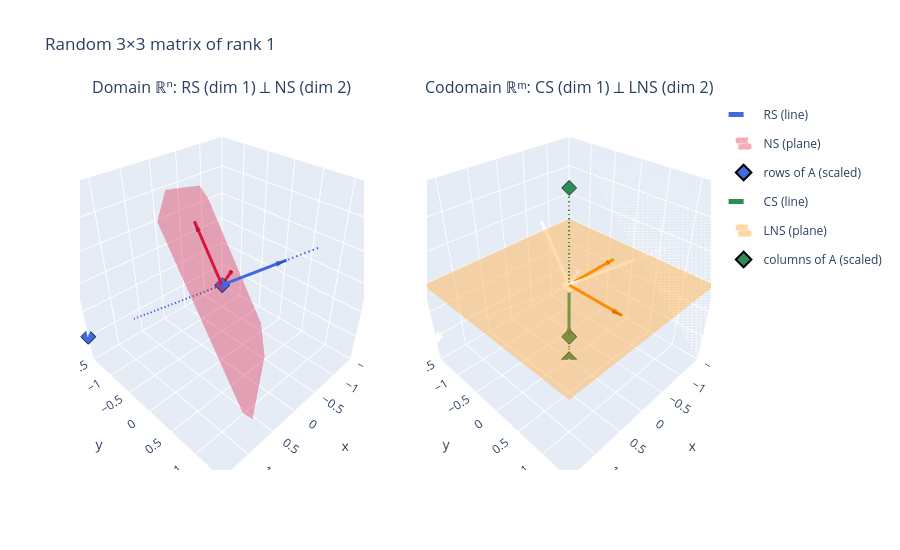
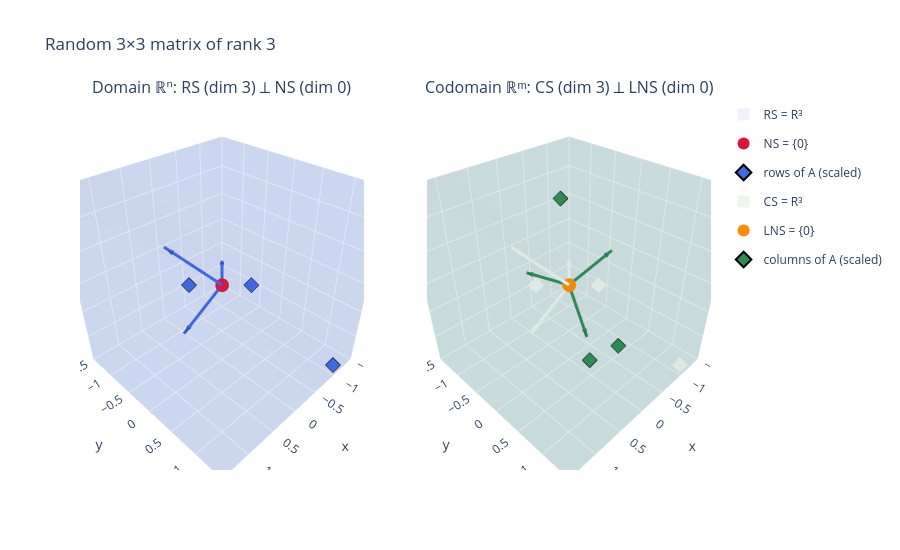

The notebook cell saved with these charts, in order:
### Markdown cell above
---
### Explore: change the rank to 1 and to 3

Before running: which subspaces do you expect to **grow**, **shrink** or **disappear** (become $\{0\}$)?

- Rank 1: RS and CS shrink into a line. NS and LNS grow to a plane
- Rank 3: Full rank matrix. The NS and LNS become {0}

### Code cell
for r in [1, 3]:
    A_r = random_matrix_of_rank(3, 3, r, seed=1)
    print(f"===== rank {r} =====")
    S_r = plot_four_subspaces(A_r, f"Random 3×3 matrix of rank {r}")
    verify(A_r, S_r)
    print()

### Figure 1 — Plotly figure (JSON) as saved in the notebook; plotly's stock layout.template omitted (floating-point values rounded to 4 significant figures)
{"data": [{"legendgroup": "RS", "line": {"color": "royalblue", "dash": "dash", "width": 4}, "mode": "lines", "name": "RS (line)", "scene": "scene", "type": "scatter3d", "x": [0.9594, -0.9594], "y": [-0.9594, 0.9594], "z": [-0.6396, 0.6396]}, {"legendgroup": "RS", "line": {"color": "royalblue", "width": 6}, "mode": "lines", "name": "RS", "scene": "scene", "showlegend": false, "type": "scatter3d", "x": [0, -0.6396], "y": [0, 0.6396], "z": [0, 0.4264]}, {"anchor": "tip", "colorscale": [[0, "royalblue"], [1, "royalblue"]], "hoverinfo": "skip", "legendgroup": "RS", "scene": "scene", "showlegend": false, "showscale": false, "sizemode": "absolute", "sizeref": 0.15, "type": "cone", "u": [-0.6396], "v": [0.6396], "w": [0.4264], "x": [-0.6396], "y": [0.6396], "z": [0.4264]}, {"colorscale": [[0, "crimson"], [1, "crimson"]], "legendgroup": "NS", "name": "NS (plane)", "opacity": 0.35, "scene": "scene", "showlegend": true, "showscale": false, "type": "surface", "x": [[1.153, 1.153], [-1.153, -1.153]], "y": [[1.63, -0.03378], [0.03378, -1.63]], "z": [[-0.7159, 1.78], [-1.78, 0.7159]]}, {"legendgroup": "NS", "line": {"color": "crimson", "width": 6}, "mode": "lines", "name": "NS", "scene": "scene", "showlegend": false, "type": "scatter3d", "x": [0, 0], "y": [0, -0.5547], "z": [0, 0.8321]}, {"anchor": "tip", "colorscale": [[0, "crimson"], [1, "crimson"]], "hoverinfo": "skip", "legendgroup": "NS", "scene": "scene", "showlegend": false, "showscale": false, "sizemode": "absolute", "sizeref": 0.15, "type": "cone", "u": [0], "v": [-0.5547], "w": [0.8321], "x": [0], "y": [-0.5547], "z": [0.8321]}, {"legendgroup": "NS", "line": {"color": "crimson", "width": 6}, "mode": "lines", "name": "NS", "scene": "scene", "showlegend": false, "type": "scatter3d", "x": [0, -0.7687], "y": [0, -0.5322], "z": [0, -0.3548]}, {"anchor": "tip", "colorscale": [[0, "crimson"], [1, "crimson"]], "hoverinfo": "skip", "legendgroup": "NS", "scene": "scene", "showlegend": false, "showscale": false, "sizemode": "absolute", "sizeref": 0.15, "type": "cone", "u": [-0.7687], "v": [-0.5322], "w": [-0.3548], "x": [-0.7687], "y": [-0.5322], "z": [-0.3548]}, {"marker": {"color": "royalblue", "line": {"color": "black", "width": 1}, "size": 5, "symbol": "diamond"}, "mode": "markers", "name": "rows of A (scaled)", "scene": "scene", "type": "scatter3d", "x": [0.0, 0.0, 1.5], "y": [0.0, 0.0, -1.5], "z": [0.0, 0.0, -1.0]}, {"legendgroup": "CS", "line": {"color": "seagreen", "dash": "dash", "width": 4}, "mode": "lines", "name": "CS (line)", "scene": "scene2", "type": "scatter3d", "x": [-0.0, 0.0], "y": [-0.0, 0.0], "z": [1.5, -1.5]}, {"legendgroup": "CS", "line": {"color": "seagreen", "width": 6}, "mode": "lines", "name": "CS", "scene": "scene2", "showlegend": false, "type": "scatter3d", "x": [0, 0], "y": [0, 0], "z": [0, -1.0]}, {"anchor": "tip", "colorscale": [[0, "seagreen"], [1, "seagreen"]], "hoverinfo": "skip", "legendgroup": "CS", "scene": "scene2", "showlegend": false, "showscale": false, "sizemode": "absolute", "sizeref": 0.15, "type": "cone", "u": [0], "v": [0], "w": [-1.0], "x": [0], "y": [0], "z": [-1.0]}, {"colorscale": [[0, "darkorange"], [1, "darkorange"]], "legendgroup": "LNS", "name": "LNS (plane)", "opacity": 0.35, "scene": "scene2", "showlegend": true, "showscale": false, "type": "surface", "x": [[1.5, -1.5], [1.5, -1.5]], "y": [[-1.5, -1.5], [1.5, 1.5]], "z": [[-0.0, 0.0], [0.0, 0.0]]}, {"legendgroup": "LNS", "line": {"color": "darkorange", "width": 6}, "mode": "lines", "name": "LNS", "scene": "scene2", "showlegend": false, "type": "scatter3d", "x": [0, -1], "y": [0, 0], "z": [0, 0]}, {"anchor": "tip", "colorscale": [[0, "darkorange"], [1, "darkorange"]], "hoverinfo": "skip", "legendgroup": "LNS", "scene": "scene2", "showlegend": false, "showscale": false, "sizemode": "absolute", "sizeref": 0.15, "type": "cone", "u": [-1], "v": [0], "w": [0], "x": [-1], "y": [0], "z": [0]}, {"legendgroup": "LNS", "line": {"color": "darkorange", "width": 6}, "mode": "lines", "name": "LNS", "scene": "scene2", "showlegend": false, "type": "scatter3d", "x": [0, 0], "y": [0, 1.0], "z": [0, 0]}, {"anchor": "tip", "colorscale": [[0, "darkorange"], [1, "darkorange"]], "hoverinfo": "skip", "legendgroup": "LNS", "scene": "scene2", "showlegend": false, "showscale": false, "sizemode": "absolute", "sizeref": 0.15, "type": "cone", "u": [0], "v": [1.0], "w": [0], "x": [0], "y": [1.0], "z": [0]}, {"marker": {"color": "seagreen", "line": {"color": "black", "width": 1}, "size": 5, "symbol": "diamond"}, "mode": "markers", "name": "columns of A (scaled)", "scene": "scene2", "type": "scatter3d", "x": [0.0, 0.0, 0.0], "y": [0.0, 0.0, 0.0], "z": [1.5, -1.5, -1.0]}], "layout": {"annotations": [{"font": {"size": 16}, "showarrow": false, "text": "Domain ℝⁿ: RS (dim 1) ⟂ NS (dim 2)", "x": 0.225, "xanchor": "center", "xref": "paper", "y": 1, "yanchor": "bottom", "yref": "paper"}, {"font": {"size": 16}, "showarrow": false, "text": "Codomain ℝᵐ: CS (dim 1) ⟂ LNS (dim 2)", "x": 0.775, "xanchor": "center", "xref": "paper", "y": 1, "yanchor": "bottom", "yref": "paper"}], "height": 550, "legend": {"itemsizing": "constant"}, "scene": {"aspectmode": "cube", "domain": {"x": [0, 0.45], "y": [0, 1]}, "xaxis": {"range": [-1.5, 1.5]}, "yaxis": {"range": [-1.5, 1.5]}, "zaxis": {"range": [-1.5, 1.5]}}, "scene2": {"aspectmode": "cube", "domain": {"x": [0.55, 1], "y": [0, 1]}, "xaxis": {"range": [-1.5, 1.5]}, "yaxis": {"range": [-1.5, 1.5]}, "zaxis": {"range": [-1.5, 1.5]}}, "title": {"text": "Random 3×3 matrix of rank 1"}}}

### Figure 2 — Plotly figure (JSON) as saved in the notebook; plotly's stock layout.template omitted (floating-point values rounded to 4 significant figures)
{"data": [{"alphahull": 0, "color": "royalblue", "legendgroup": "RS", "name": "RS = R³", "opacity": 0.08, "scene": "scene", "showlegend": true, "type": "mesh3d", "x": [-1.5, -1.5, -1.5, -1.5, 1.5, 1.5, 1.5, 1.5], "y": [-1.5, -1.5, 1.5, 1.5, -1.5, -1.5, 1.5, 1.5], "z": [-1.5, 1.5, -1.5, 1.5, -1.5, 1.5, -1.5, 1.5]}, {"legendgroup": "RS", "line": {"color": "royalblue", "width": 6}, "mode": "lines", "name": "RS", "scene": "scene", "showlegend": false, "type": "scatter3d", "x": [0, 0.4937], "y": [0, -0.6566], "z": [0, 0.5702]}, {"anchor": "tip", "colorscale": [[0, "royalblue"], [1, "royalblue"]], "hoverinfo": "skip", "legendgroup": "RS", "scene": "scene", "showlegend": false, "showscale": false, "sizemode": "absolute", "sizeref": 0.15, "type": "cone", "u": [0.4937], "v": [-0.6566], "w": [0.5702], "x": [0.4937], "y": [-0.6566], "z": [0.5702]}, {"legendgroup": "RS", "line": {"color": "royalblue", "width": 6}, "mode": "lines", "name": "RS", "scene": "scene", "showlegend": false, "type": "scatter3d", "x": [0, -0.6931], "y": [0, -0.6931], "z": [0, -0.198]}, {"anchor": "tip", "colorscale": [[0, "royalblue"], [1, "royalblue"]], "hoverinfo": "skip", "legendgroup": "RS", "scene": "scene", "showlegend": false, "showscale": false, "sizemode": "absolute", "sizeref": 0.15, "type": "cone", "u": [-0.6931], "v": [-0.6931], "w": [-0.198], "x": [-0.6931], "y": [-0.6931], "z": [-0.198]}, {"legendgroup": "RS", "line": {"color": "royalblue", "width": 6}, "mode": "lines", "name": "RS", "scene": "scene", "showlegend": false, "type": "scatter3d", "x": [0, 0.5252], "y": [0, -0.2974], "z": [0, -0.7973]}, {"anchor": "tip", "colorscale": [[0, "royalblue"], [1, "royalblue"]], "hoverinfo": "skip", "legendgroup": "RS", "scene": "scene", "showlegend": false, "showscale": false, "sizemode": "absolute", "sizeref": 0.15, "type": "cone", "u": [0.5252], "v": [-0.2974], "w": [-0.7973], "x": [0.5252], "y": [-0.2974], "z": [-0.7973]}, {"legendgroup": "NS", "marker": {"color": "crimson", "size": 8}, "mode": "markers", "name": "NS = {0}", "scene": "scene", "type": "scatter3d", "x": [0], "y": [0], "z": [0]}, {"marker": {"color": "royalblue", "line": {"color": "black", "width": 1}, "size": 5, "symbol": "diamond"}, "mode": "markers", "name": "rows of A (scaled)", "scene": "scene", "type": "scatter3d", "x": [-0.3, 0.75, -0.9], "y": [0.3, 0.15, 1.5], "z": [0.0, 0.45, -1.2]}, {"alphahull": 0, "color": "seagreen", "legendgroup": "CS", "name": "CS = R³", "opacity": 0.08, "scene": "scene2", "showlegend": true, "type": "mesh3d", "x": [-1.5, -1.5, -1.5, -1.5, 1.5, 1.5, 1.5, 1.5], "y": [-1.5, -1.5, 1.5, 1.5, -1.5, -1.5, 1.5, 1.5], "z": [-1.5, 1.5, -1.5, 1.5, -1.5, 1.5, -1.5, 1.5]}, {"legendgroup": "CS", "line": {"color": "seagreen", "width": 6}, "mode": "lines", "name": "CS", "scene": "scene2", "showlegend": false, "type": "scatter3d", "x": [0, -0.1565], "y": [0, 0.2395], "z": [0, -0.9582]}, {"anchor": "tip", "colorscale": [[0, "seagreen"], [1, "seagreen"]], "hoverinfo": "skip", "legendgroup": "CS", "scene": "scene2", "showlegend": false, "showscale": false, "sizemode": "absolute", "sizeref": 0.15, "type": "cone", "u": [-0.1565], "v": [0.2395], "w": [-0.9582], "x": [-0.1565], "y": [0.2395], "z": [-0.9582]}, {"legendgroup": "CS", "line": {"color": "seagreen", "width": 6}, "mode": "lines", "name": "CS", "scene": "scene2", "showlegend": false, "type": "scatter3d", "x": [0, 4.441e-16], "y": [0, -0.9701], "z": [0, -0.2425]}, {"anchor": "tip", "colorscale": [[0, "seagreen"], [1, "seagreen"]], "hoverinfo": "skip", "legendgroup": "CS", "scene": "scene2", "showlegend": false, "showscale": false, "sizemode": "absolute", "sizeref": 0.15, "type": "cone", "u": [4.441e-16], "v": [-0.9701], "w": [-0.2425], "x": [4.441e-16], "y": [-0.9701], "z": [-0.2425]}, {"legendgroup": "CS", "line": {"color": "seagreen", "width": 6}, "mode": "lines", "name": "CS", "scene": "scene2", "showlegend": false, "type": "scatter3d", "x": [0, -0.9877], "y": [0, -0.03795], "z": [0, 0.1518]}, {"anchor": "tip", "colorscale": [[0, "seagreen"], [1, "seagreen"]], "hoverinfo": "skip", "legendgroup": "CS", "scene": "scene2", "showlegend": false, "showscale": false, "sizemode": "absolute", "sizeref": 0.15, "type": "cone", "u": [-0.9877], "v": [-0.03795], "w": [0.1518], "x": [-0.9877], "y": [-0.03795], "z": [0.1518]}, {"legendgroup": "LNS", "marker": {"color": "darkorange", "size": 8}, "mode": "markers", "name": "LNS = {0}", "scene": "scene2", "type": "scatter3d", "x": [0], "y": [0], "z": [0]}, {"marker": {"color": "seagreen", "line": {"color": "black", "width": 1}, "size": 5, "symbol": "diamond"}, "mode": "markers", "name": "columns of A (scaled)", "scene": "scene2", "type": "scatter3d", "x": [-0.3, 0.3, 0.0], "y": [0.75, 0.15, 0.45], "z": [-0.9, 1.5, -1.2]}], "layout": {"annotations": [{"font": {"size": 16}, "showarrow": false, "text": "Domain ℝⁿ: RS (dim 3) ⟂ NS (dim 0)", "x": 0.225, "xanchor": "center", "xref": "paper", "y": 1, "yanchor": "bottom", "yref": "paper"}, {"font": {"size": 16}, "showarrow": false, "text": "Codomain ℝᵐ: CS (dim 3) ⟂ LNS (dim 0)", "x": 0.775, "xanchor": "center", "xref": "paper", "y": 1, "yanchor": "bottom", "yref": "paper"}], "height": 550, "legend": {"itemsizing": "constant"}, "scene": {"aspectmode": "cube", "domain": {"x": [0, 0.45], "y": [0, 1]}, "xaxis": {"range": [-1.5, 1.5]}, "yaxis": {"range": [-1.5, 1.5]}, "zaxis": {"range": [-1.5, 1.5]}}, "scene2": {"aspectmode": "cube", "domain": {"x": [0.55, 1], "y": [0, 1]}, "xaxis": {"range": [-1.5, 1.5]}, "yaxis": {"range": [-1.5, 1.5]}, "zaxis": {"range": [-1.5, 1.5]}}, "title": {"text": "Random 3×3 matrix of rank 3"}}}
